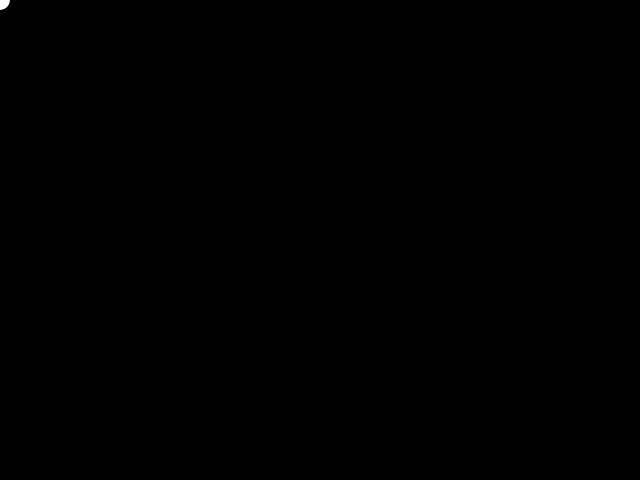
Frame 1 (no input)
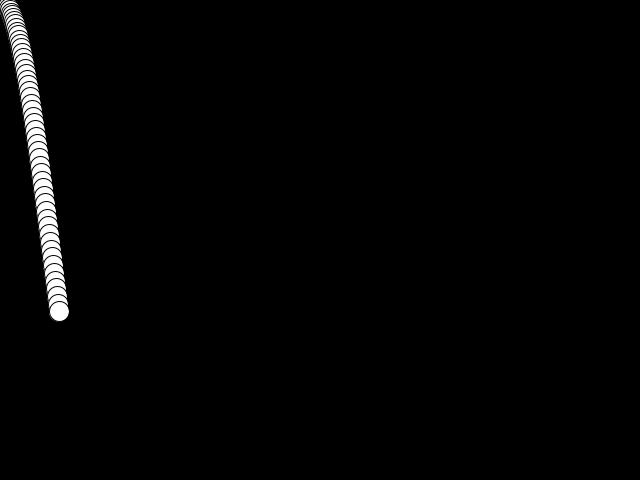
Frame 60 (the mouse pressed at the canvas centre just before this capture)
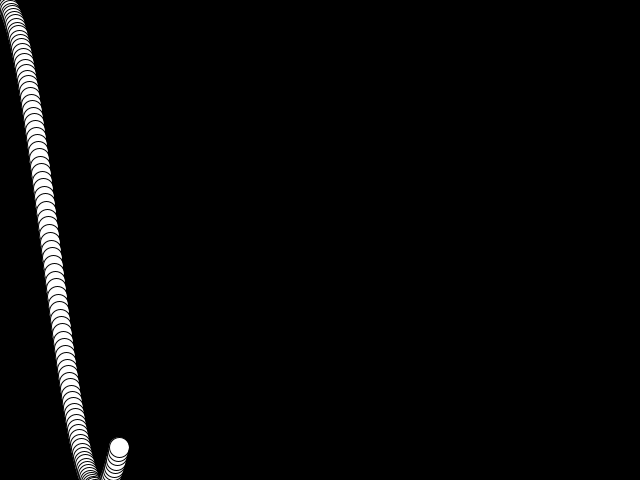
Frame 120 (the mouse held since frame 60 and released just before this capture)

The Processing sketch that drew these frames (run headless with seeded random() and noise(); from frame 60 on, the mouse is pressed at the canvas centre):

// Processing sketch: PIDController
// ── PIDController.pde
PID pid;
Bot bot;

void setup(){
  size(640, 480);
  pid = new PID(.01, 0, 0);
  bot = new Bot();
  pid.setTarget(height/2);
  background(0);
}

void draw(){
  //background(0);
  pid.setPosition(bot.y);
  bot.render();
  bot.move(pid.control());

}

double sigmoid(double n){
  return 1/(1 + exp((float)n));
}

// ── Bot.pde
class Bot{
  float x = 0;
  float y = 0;
  float ySpeed;
  float xSpeed = 1;
  void move(double acceleration){
    y = y + ySpeed;
    x = x + xSpeed;
    ySpeed += acceleration *.1;
  }

  void render(){
    ellipse(x,y,20, 20);
  }
}

// ── PID.pde
class PID{


  //weights
  float P, I, D;
  double h;

  private float position, target;
  double totalError, prevError, error;

  public PID(float P, float I, float D){
    this.P = P;
    this.I = I;
    this.D = D;
    h = .001;
  }

  void setTarget(float t){
    target = t;
  }

  void setPosition(float p){
    position = p;
  }

  double control(){
    error = target - position;
    double deriv = (error - prevError)/h;
    prevError = error;
    totalError += error;
    return (P * error + I * totalError + D * deriv);
  }




}
